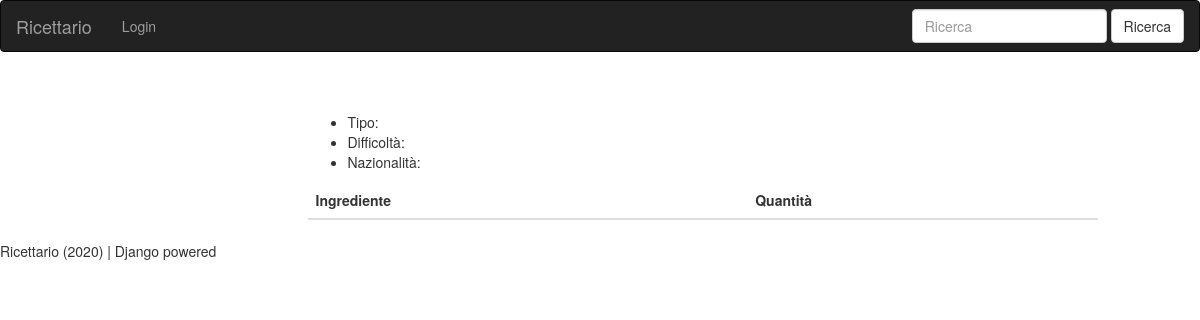
The app's page /catalogo/ricette/9/show/, older data.
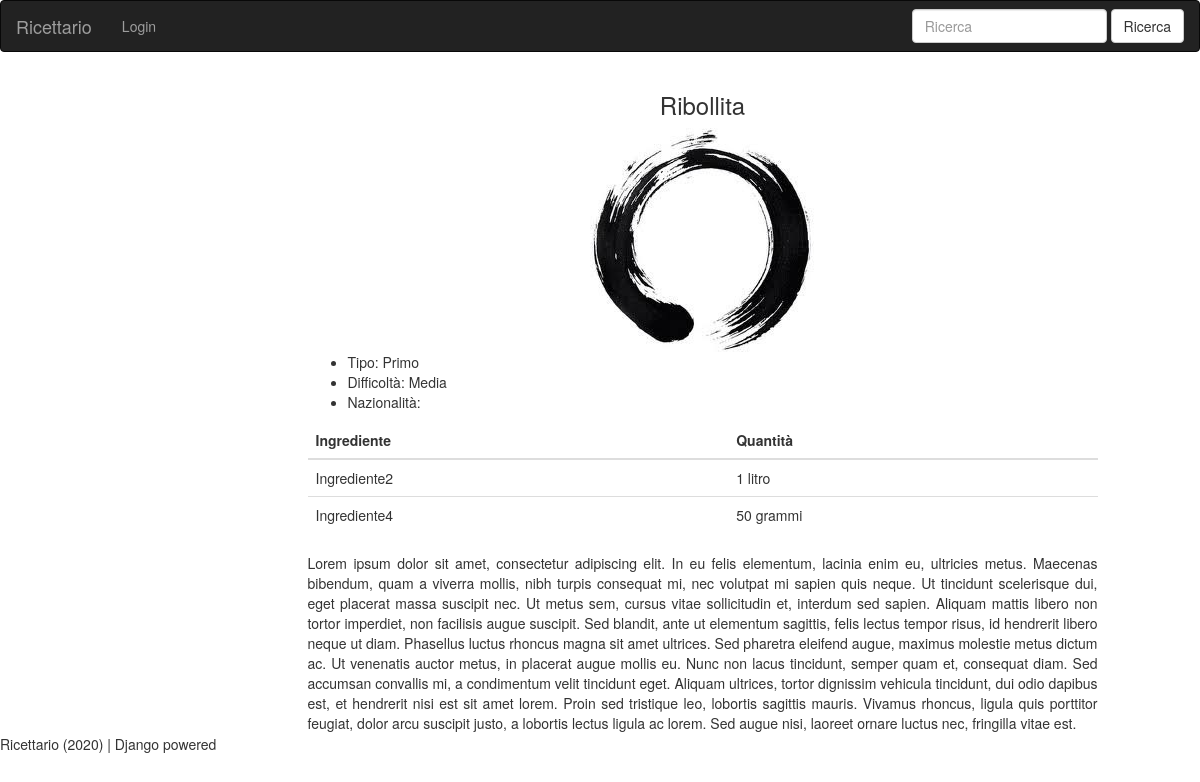
The same page, newer data.
### catalogo/models.py (models this page shows, shortened)
class Ricetta(models.Model):
    nome = models.CharField(
        max_length=200,
        null=False,
        default="Ricetta"
    )
    ANTIPASTO = 'Antipasto'
    PRIMO = 'Primo'
    SECONDO = 'Secondo'
    CONTORNO = 'Contorno'
    DOLCE = 'Dolce'
    tipo_choices = [
        (ANTIPASTO,'Antipasto'),
        (PRIMO,'Primo'),
        (SECONDO,'Secondo'),
        (CONTORNO,'Contorno'),
        (DOLCE,'Dolce')
    ]
    tipo = models.CharField(
        max_length=15,
        choices=tipo_choices,
        default=ANTIPASTO
    )
    autore = models.ForeignKey(
            User,
            on_delete=models.SET_NULL,
            null=True
    )
    FACILE = 'Facile'
    MEDIA = 'Media'
    DIFFICILE = 'Difficile'
    difficolta_choices = [
        (FACILE, 'Facile'),
        (MEDIA, 'Media'),
        (DIFFICILE, 'Difficile')
    ]
    difficolta = models.CharField(
        verbose_name = 'Difficoltà',
        max_length=15,
        choices=difficolta_choices,
        default=FACILE
    )
    immagine = models.ImageField(
        upload_to ='ricette',
        default = 'default.jpg'
    )
    descrizione = models.TextField(
        max_length=4000,
        null=True,
    )
    nazionalita = CountryField(
        verbose_name = 'Nazionalità',
    )

class IngredientiRicette(models.Model):
    ingrediente = models.ForeignKey(
            Ingrediente,
            on_delete=models.CASCADE,
            null=True
    )
    ricetta = models.ForeignKey(
            Ricetta,
            on_delete=models.CASCADE,
            null=True
    )
    quantita = models.CharField(
        max_length=200,
        verbose_name="Quantità"
    )
    class Meta:
        unique_together = (("ingrediente", "ricetta"),)
    def __str__(self):
        return "%s" % self.ingrediente

class Ingrediente(models.Model):
    nome = models.CharField(
        max_length=200,
        verbose_name = 'Nome',
        null=False,
        default="Ingrediente"
    )
    calorie = models.IntegerField(
        verbose_name = 'Calorie',
        default="0"
    )
    def __str__(self):
        return self.nome

### catalogo/views.py (the view)
# urls.py: path('ricette/<int:pk>/show/', views.showRicetta, name='rshow'),
def showRicetta(request,pk=None):
    if pk:
          try:
                ricetta = Ricetta.objects.get(pk=pk)
          except:
                ricetta = None
          try:
                ingredienti = IngredientiRicette.objects.filter(ricetta=pk)
          except:
                ingredienti = None
    else:
          ricetta = None
          ingredienti = None
    context = {
            'ricetta': ricetta,
            'ingredienti': ingredienti,
    }
    return render(request, 'catalogo/show.html', context=context)

### catalogo/templates/catalogo/show.html
{% extends "base.html" %}
{% block content %}
{% load countries %}
{% get_country ricetta.nazionalita as country %}
    		<div container-fluid>
			<center>
			<h3>{{ ricetta.nome }}</h3>
			<img src="{{ ricetta.immagine.url }}">
			</center>
			<ul>
				<li>Tipo: {{ ricetta.tipo }}</li>
				<li>Difficoltà: {{ ricetta.difficolta }}</li>
				<li>Nazionalità: {{ country.name }}</li>
			</ul>
			<div>
				<table class="table">
  					<thead class="thead-dark">
    						<tr>
      						<th scope="col">Ingrediente</th>
      						<th scope="col">Quantità</th>
    						</tr>
  						</thead>
  						<tbody>
  						{% for ingrediente in ingredienti %}
    						<tr>
							<td>{{ ingrediente }}</td>
							<td>{{ ingrediente.quantita }}</td>
    						</tr>
  						{% endfor %}
  					</tbody>
				</table>
			</div>
			<div class="text-justify">{{ ricetta.descrizione }}</div>
    		</div>
{% endblock %}

### catalogo/templates/base.html (shortened to what this page needs)
{% load static %}
<!DOCTYPE html>
<html lang="it">
<head>
  <link rel="stylesheet" href="{% static 'bootstrap.min.css' %}">
</head>
<body>
   <nav class="navbar navbar-inverse">
    <div class="container-fluid">
      <div class="navbar-header">
        <a class="navbar-brand" href="{% url 'index' %}">Ricettario</a>
      </div>
      <ul class="nav navbar-nav">
       {% if user.is_authenticated %}
       <li><a href="{% url 'logout' %}">Logout</a></li>
       <li><span class="navbar-text">Utente: {{ user.username }}</span></li>
       {% else %}
       <li><a href="{% url 'login' %}">Login</a></li>
       {% endif %}
      </ul>
      <form action="{% url 'rsearch' %}" method="get" class="navbar-form navbar-right">
	    <div class="form-group">
      	     <input class="form-control" type="search" placeholder="Ricerca" aria-label="Ricerca" name="q">
	    </div>
      	    <button class="btn btn-default" type="submit">Ricerca</button>
      </form>
    </div>
   </nav>
  <div class="row">
   <div class="col-sm-2">
   </div>
   <div class="col-sm-1">
   </div>
   <div class="col-sm-8">
	  {% block content %}{% endblock %}
   </div>
   <div class="col-sm-2">
   </div>
  </div>
  <div>
  	{% block footer  %}
		Ricettario (2020) | Django powered
	{% endblock %}
  </div>
</body>
</html>

Row changes from the older to the newer data that the page shows:
added Ricetta: nome "Ribollita", immagine (placeholder picture), tipo "Primo", difficolta "Media", descrizione "Lorem ipsum dolor sit amet, consectetur adipiscing elit. In eu felis elementum, lacinia enim eu, ultricies metus. Maecenas bibendum, quam a viverra mollis, nibh turpis consequat mi, nec volutpat mi sapien quis neque. Ut tincidunt scelerisque dui, eget placerat massa suscipit nec. Ut metus sem, cursus vitae sollicitudin et, interdum sed sapien. Aliquam mattis libero non tortor imperdiet, non facilisis augue suscipit. Sed blandit, ante ut elementum sagittis, felis lectus tempor risus, id hendrerit libero neque ut diam. Phasellus luctus rhoncus magna sit amet ultrices. Sed pharetra eleifend augue, maximus molestie metus dictum ac. Ut venenatis auctor metus, in placerat augue mollis eu. Nunc…"
added IngredientiRicette: ingrediente.nome "Ingrediente2", quantita "1 litro"
added IngredientiRicette: ingrediente.nome "Ingrediente4", quantita "50 grammi"
